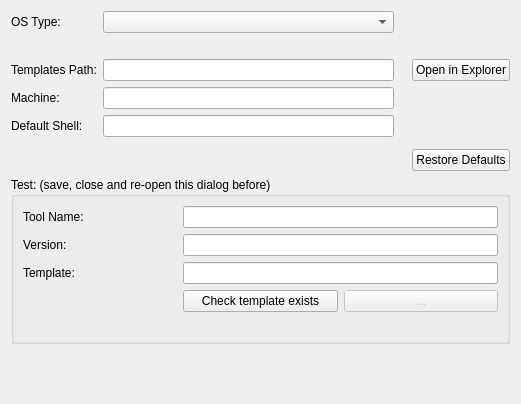
<?xml version="1.0" encoding="UTF-8"?>
<ui version="4.0">
 <class>GtPreferencesCommandlineTemplates</class>
 <widget class="QWidget" name="GtPreferencesCommandlineTemplates">
  <property name="geometry">
   <rect>
    <x>0</x>
    <y>0</y>
    <width>521</width>
    <height>404</height>
   </rect>
  </property>
  <property name="windowTitle">
   <string>Form</string>
  </property>
  <layout class="QGridLayout" name="gridLayout">
   <item row="0" column="4">
    <widget class="QLabel" name="label">
     <property name="text">
      <string/>
     </property>
    </widget>
   </item>
   <item row="13" column="0">
    <spacer name="verticalSpacer">
     <property name="orientation">
      <enum>Qt::Vertical</enum>
     </property>
     <property name="sizeHint" stdset="0">
      <size>
       <width>20</width>
       <height>40</height>
      </size>
     </property>
    </spacer>
   </item>
   <item row="4" column="1">
    <widget class="QLineEdit" name="machine"/>
   </item>
   <item row="5" column="1">
    <widget class="QLineEdit" name="shell"/>
   </item>
   <item row="2" column="0">
    <spacer name="verticalSpacer_2">
     <property name="orientation">
      <enum>Qt::Vertical</enum>
     </property>
     <property name="sizeType">
      <enum>QSizePolicy::Fixed</enum>
     </property>
     <property name="sizeHint" stdset="0">
      <size>
       <width>20</width>
       <height>20</height>
      </size>
     </property>
    </spacer>
   </item>
   <item row="0" column="0">
    <widget class="QLabel" name="labelOs">
     <property name="text">
      <string>OS Type:</string>
     </property>
    </widget>
   </item>
   <item row="8" column="0" colspan="5">
    <widget class="QGroupBox" name="testBox">
     <property name="title">
      <string>Test: (save, close and re-open this dialog before)</string>
     </property>
     <layout class="QGridLayout" name="gridLayout_2">
      <item row="5" column="0">
       <widget class="QLabel" name="label_4">
        <property name="text">
         <string>Template:</string>
        </property>
       </widget>
      </item>
      <item row="4" column="2" colspan="2">
       <widget class="QLineEdit" name="testToolversion"/>
      </item>
      <item row="6" column="2">
       <widget class="QPushButton" name="buttonCheckTemplateExists">
        <property name="text">
         <string>Check template exists</string>
        </property>
       </widget>
      </item>
      <item row="4" column="0">
       <widget class="QLabel" name="label_3">
        <property name="text">
         <string>Version:</string>
        </property>
       </widget>
      </item>
      <item row="0" column="2" colspan="2">
       <widget class="QLineEdit" name="testToolname"/>
      </item>
      <item row="5" column="2" colspan="2">
       <widget class="QLineEdit" name="testTemplatename"/>
      </item>
      <item row="6" column="3">
       <widget class="QPushButton" name="buttonTestTemplate">
        <property name="enabled">
         <bool>false</bool>
        </property>
        <property name="text">
         <string>...</string>
        </property>
       </widget>
      </item>
      <item row="0" column="0">
       <widget class="QLabel" name="label_2">
        <property name="text">
         <string>Tool Name:</string>
        </property>
       </widget>
      </item>
      <item row="7" column="2" colspan="2">
       <widget class="QLabel" name="labelTemplateFound">
        <property name="text">
         <string/>
        </property>
       </widget>
      </item>
     </layout>
    </widget>
   </item>
   <item row="5" column="0">
    <widget class="QLabel" name="labelShell">
     <property name="text">
      <string>Default Shell:</string>
     </property>
    </widget>
   </item>
   <item row="6" column="0" rowspan="2">
    <spacer name="verticalSpacer_3">
     <property name="orientation">
      <enum>Qt::Vertical</enum>
     </property>
     <property name="sizeType">
      <enum>QSizePolicy::Fixed</enum>
     </property>
     <property name="sizeHint" stdset="0">
      <size>
       <width>20</width>
       <height>20</height>
      </size>
     </property>
    </spacer>
   </item>
   <item row="3" column="1">
    <widget class="QLineEdit" name="dir">
     <property name="toolTip">
      <string extracomment="The path to the directory where the templates are stored"/>
     </property>
    </widget>
   </item>
   <item row="3" column="4">
    <widget class="QPushButton" name="buttonOpenPathInExplorer">
     <property name="text">
      <string>Open in Explorer</string>
     </property>
    </widget>
   </item>
   <item row="0" column="1">
    <widget class="QComboBox" name="os"/>
   </item>
   <item row="3" column="0">
    <widget class="QLabel" name="labelPath">
     <property name="text">
      <string>Templates Path:</string>
     </property>
    </widget>
   </item>
   <item row="4" column="0">
    <widget class="QLabel" name="labelMachine">
     <property name="text">
      <string>Machine:</string>
     </property>
    </widget>
   </item>
   <item row="7" column="4">
    <widget class="QPushButton" name="buttonRestoreDefaults">
     <property name="text">
      <string>Restore Defaults</string>
     </property>
    </widget>
   </item>
  </layout>
 </widget>
 <tabstops>
  <tabstop>os</tabstop>
  <tabstop>dir</tabstop>
  <tabstop>machine</tabstop>
  <tabstop>shell</tabstop>
  <tabstop>testToolname</tabstop>
  <tabstop>testToolversion</tabstop>
  <tabstop>testTemplatename</tabstop>
  <tabstop>buttonCheckTemplateExists</tabstop>
  <tabstop>buttonTestTemplate</tabstop>
  <tabstop>buttonOpenPathInExplorer</tabstop>
  <tabstop>buttonRestoreDefaults</tabstop>
 </tabstops>
 <resources/>
 <connections/>
</ui>
